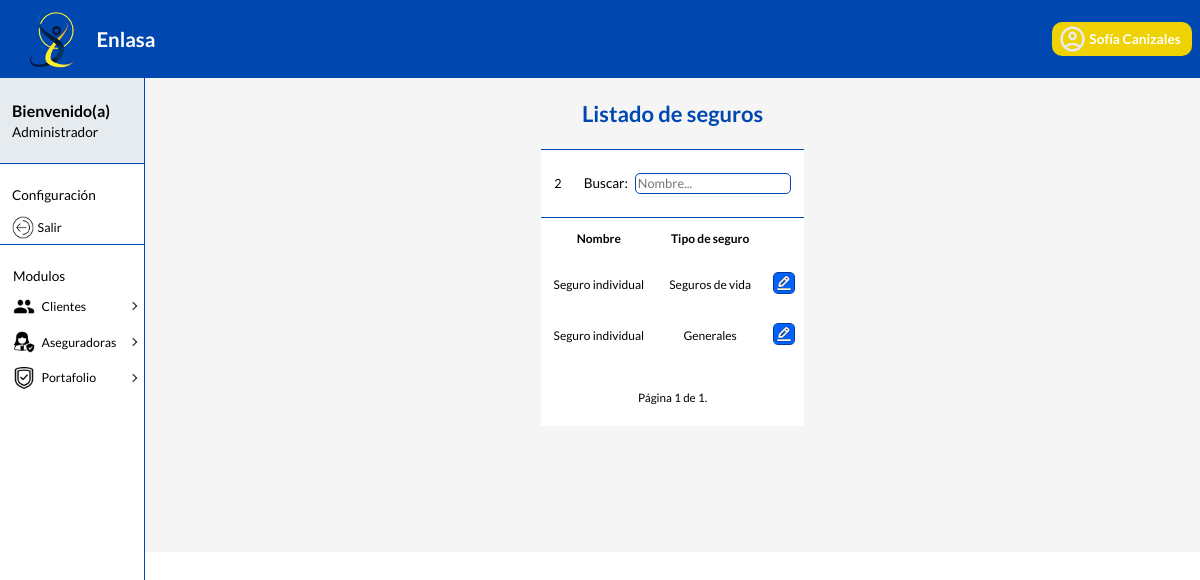
Before: /admin_dashboard/insurances/ (signed in) with the older database file.
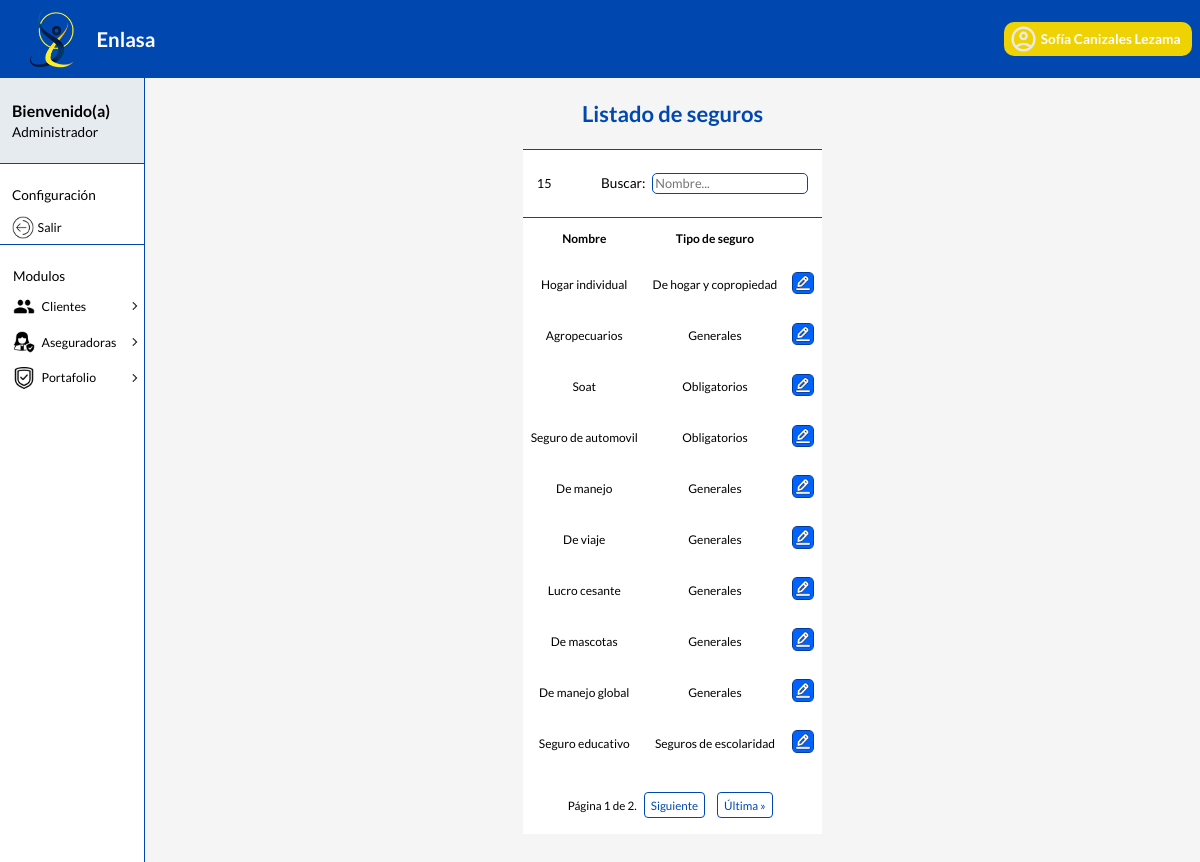
After: the same page with the newer database file.
### home/models.py (models this page shows, shortened)
class  Usuario(AbstractBaseUser, PermissionsMixin):
    ROL = [ #creación de la enumeración de tipo de rol
        ('CLIENTE', 'Cliente'),
        ('GERENTE', 'Gerente'),
        ('ADMINISTRADOR', 'Administrador')
    ]
    num_documento = models.IntegerField( primary_key = True, unique=True)
    rol = models.CharField(max_length = 14, choices = ROL)
    nombre = models.CharField(max_length = 50)
    email = models.EmailField(max_length = 50)
    password = models.CharField(max_length = 8)
    REQUIRED_FIELDS = ['rol']
    USERNAME_FIELD = 'num_documento'
    objects = UsuarioManager()

class Seguro(models.Model):
    id = models.AutoField(primary_key = True)
    nombre = models.CharField(max_length = 60)
    tipo_seguro_id =  models.ForeignKey(Tipo_Seguro, on_delete=models.CASCADE)

class Tipo_Seguro(models.Model):
    id = models.AutoField(primary_key = True)
    nombre = models.CharField(max_length = 60)

### home/views.py (the view)
# urls.py: path('admin_dashboard/insurances/', views.show_insurances, name='show_insurances'),
@login_required
def show_insurances(request):
    context = {
        'insurances' : Seguro.objects.all(),
    }
    paginator = Paginator(context['insurances'], 10)
    page = request.GET.get('page')
    try:
        insurances_page = paginator.page(page)
    except PageNotAnInteger:
        insurances_page = paginator.page(1)
    except EmptyPage:
        insurances_page = paginator.page(paginator.num_pages)
    context['insurances_page'] = insurances_page
    return render(request, 'admin/show_insurances.html', {'context': context})

### home/templates/admin/show_insurances.html (shortened to what this page needs)
{% extends 'layouts/baseAdmin.html' %}
{% load static %}
{% block content %}
<section id="clientes">
    <h3>Listado de seguros</h3>
</section>
<div id="general">
    <section id="buscar">
        <p id="count" class="space-num">{{ context.insurances_page.paginator.count }}</p>
        <section>
            <label for="buscar">Buscar:</label>
            <input name="buscar" type="text" placeholder="Nombre..."></input>
        </section>
    </section>
    <table>
        <thead class="second2">
            <tr>
                <th>Nombre</th>
                <th>Tipo de seguro</th>
            </tr>
        </thead>
        <tbody class="second2">
            {% for insurance in context.insurances_page %}
            <tr id="datos">
                <td>{{ insurance.nombre }}</td>
                <td>{{ insurance.tipo_seguro_id.nombre }}</td>
                <td>
                    {% url 'edit_insurance' insurance.id as url_edit %}
                    <button class="button-icon" onclick="window.location.href='{{url_edit}}'">
                        <figure>
                            <img src="{% static 'assets/edit.png' %}" alt="icono">
                        </figure>
                    </button>
                </td>
            </tr>
            {% endfor %}
        </tbody>
    </table>
    <div class="pagination">
        <span class="step-links">
          <span class="current"> Página {{ context.insurances_page.number }} de {{ context.insurances_page.paginator.num_pages }}. </span>
          {% if context.insurances_page.has_next %}
            <a href="?page={{ context.insurances_page.next_page_number }}">Siguiente</a>
            <a href="?page={{ context.insurances_page.paginator.num_pages }}">Última &raquo;</a>
          {% endif %}
        </span>
    </div>
</div>
{% endblock %}

### home/templates/layouts/baseAdmin.html (shortened to what this page needs)
{% load static %}
<!DOCTYPE html>
<html lang="en">
<head>
    <link rel="stylesheet" href="{% static 'css/principal.css' %}">
    <link rel="stylesheet" href="{% static 'css/tables.css' %}">
    <link rel="stylesheet" href="{% static 'css/verPerfil.css' %}">
    <link rel="stylesheet" href="{% static 'css/forms.css' %}">
</head>
<body>
    <header>
        <section>
            <figure>
                <img src="{% static 'assets/iconoLogo.png' %}" alt="logo">
            </figure>
            <h1>Enlasa</h1>
        </section>
        <button id="miBoton" class="icono1">
            <img src="{% static 'assets/icono1.png' %}"  alt="icono">
            <span><strong>{{ user.nombre }}</strong></span>
        </button>
    </header>
    <div class="lyout">
        <nav id="nav" class="cerrado">
            <section class="rol">
                <h3>Bienvenido(a)</h3>
                <p>Administrador</p>
            </section>
            <section class="confi">
                <p class="p" >Configuración</p>
                <button class="icono2" id="boton-logout">
                    <figure>
                        <img src="{% static 'assets/out.png' %}"  alt="icono">
                    </figure>
                    <p>Salir</p>
                </button>
            </section>
            <ul class="list">
                <p>Modulos</p>
                <li class="list_item list_item--click">
                    <div class="list_button list_button--click">
                        <img src="{% static 'assets/people.png' %}"   class="list_img">
                        <a href="#" class="nav_link">Clientes</a>
                        <img src="{% static 'assets/arrow.png' %}"   class="list_arrow">
                    </div>
                </li>
                <li class="list_item list_item--click">
                    <div class="list_button list_button--click">
                        <img src="{% static 'assets/insuHome.png' %}"  class="list_img">
                        <a href="#" class="nav_link">Aseguradoras</a>
                        <img src="{% static 'assets/arrow.png' %}"   class="list_arrow">
                    </div>
                </li>
                <li class="list_item list_item--click">
                    <div class="list_button list_button--click">
                        <img src="{% static 'assets/insurance.png' %}"  class="list_img">
                        <a href="#" class="nav_link">Portafolio</a>
                        <img src="{% static 'assets/arrow.png' %}"   class="list_arrow">
                    </div>
                </li>
               </ul>
        </nav>
        <main>
            {% block content %}
            {% endblock %}
        </main>
    </div>
</body>
</html>

Changed rows visible on the page:
changed Usuario: nombre "Sofía Canizales" → "Sofía Canizales Lezama"
changed Seguro: nombre "Seguro individual" → "Hogar individual"; tipo_seguro_id.nombre "Seguros de vida" → "De hogar y copropiedad"
changed Seguro: nombre "Seguro individual" → "Agropecuarios"
added Seguro: nombre "Soat", tipo_seguro_id.nombre "Obligatorios"
added Seguro: nombre "Seguro de automovil", tipo_seguro_id.nombre "Obligatorios"
added Seguro: nombre "De manejo", tipo_seguro_id.nombre "Generales"
added Seguro: nombre "De viaje", tipo_seguro_id.nombre "Generales"
added Seguro: nombre "Lucro cesante", tipo_seguro_id.nombre "Generales"
added Seguro: nombre "De mascotas", tipo_seguro_id.nombre "Generales"
added Seguro: nombre "De manejo global", tipo_seguro_id.nombre "Generales"
added Seguro: nombre "Seguro educativo", tipo_seguro_id.nombre "Seguros de escolaridad"
Other visible differences:
{{ context.insurances_page.paginator.count }}: "2" → "15"
{{ context.insurances_page.paginator.num_pages }}: "1" → "2"
text now shown: "Siguiente Última »"
